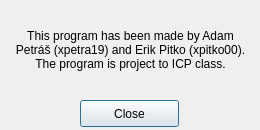
<?xml version="1.0" encoding="UTF-8"?>
<ui version="4.0">
 <class>AboutDialog</class>
 <widget class="QDialog" name="AboutDialog">
  <property name="geometry">
   <rect>
    <x>0</x>
    <y>0</y>
    <width>260</width>
    <height>130</height>
   </rect>
  </property>
  <property name="windowTitle">
   <string>Dialog</string>
  </property>
  <widget class="QPushButton" name="pushButton">
   <property name="geometry">
    <rect>
     <x>80</x>
     <y>100</y>
     <width>99</width>
     <height>27</height>
    </rect>
   </property>
   <property name="text">
    <string>Close</string>
   </property>
  </widget>
  <widget class="QLabel" name="label">
   <property name="geometry">
    <rect>
     <x>10</x>
     <y>10</y>
     <width>241</width>
     <height>81</height>
    </rect>
   </property>
   <property name="text">
    <string>This program has been made by Adam Petráš (xpetra19) and Erik Pitko (xpitko00). &lt;br/&gt;The program is project to ICP class.</string>
   </property>
   <property name="alignment">
    <set>Qt::AlignCenter</set>
   </property>
   <property name="wordWrap">
    <bool>true</bool>
   </property>
  </widget>
 </widget>
 <resources/>
 <connections/>
</ui>
